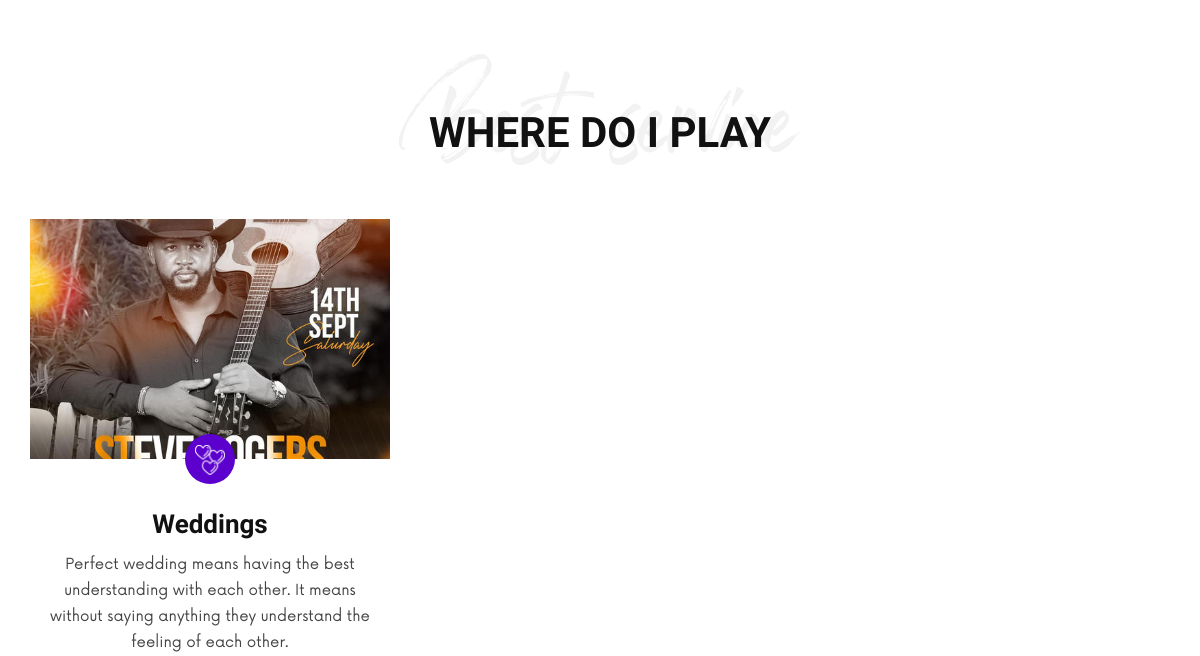
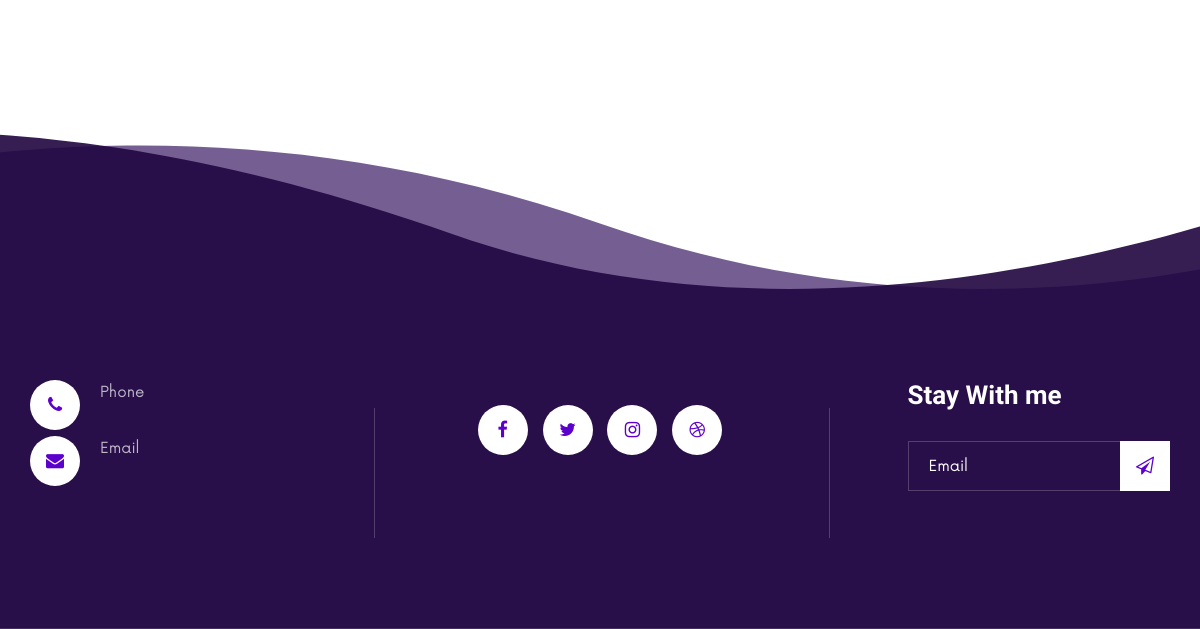
The app's page /about (lower part), older data (2 pictures, top to bottom).
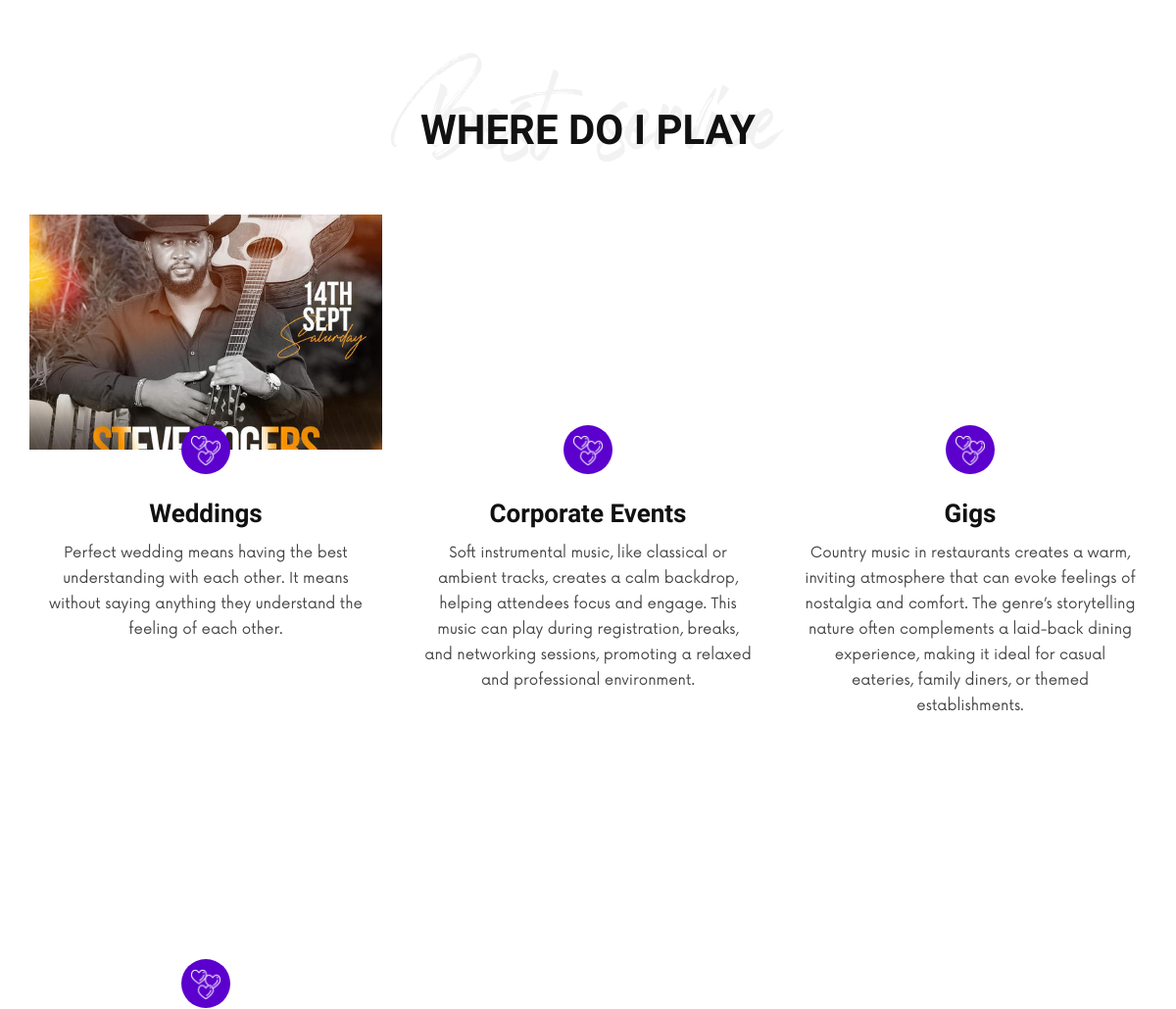
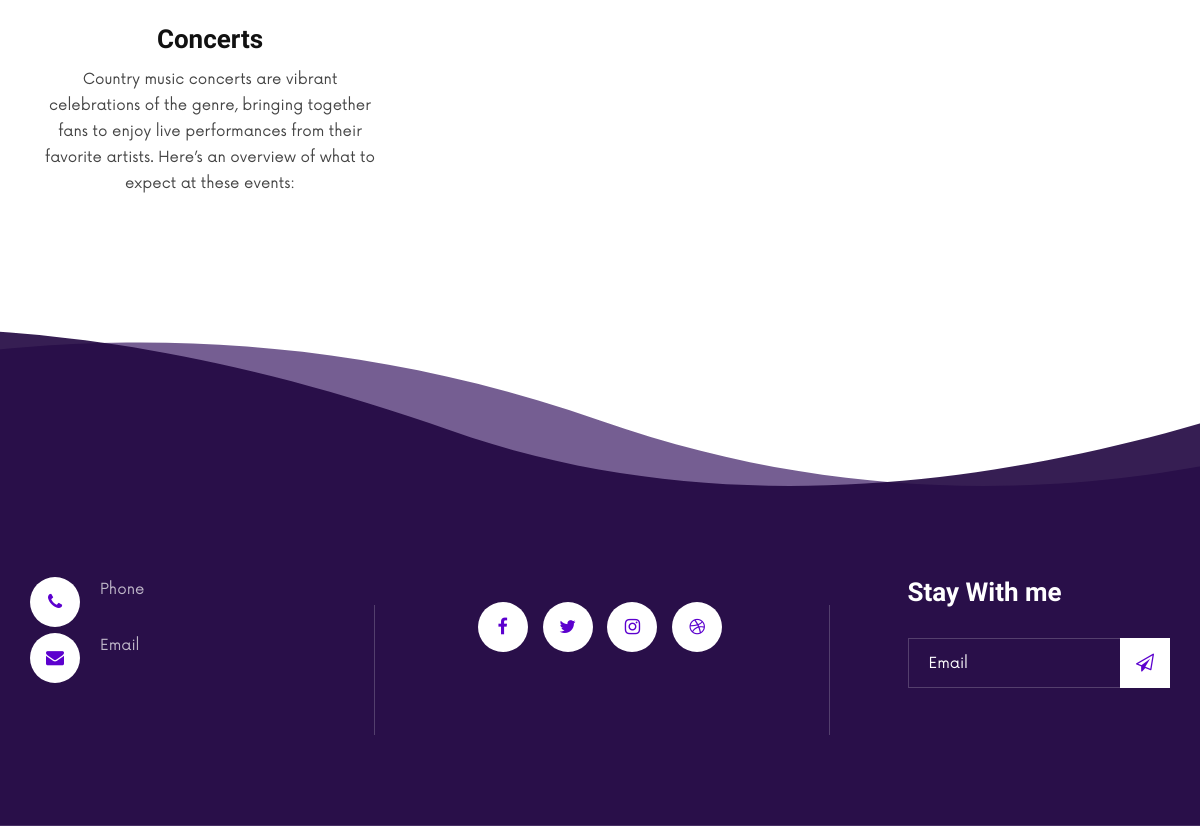
The same page, newer data (2 pictures, top to bottom).
### music_site/models.py (models this page shows)
class EventCategory(models.Model):
    name = models.CharField(max_length=200)
    description = models.TextField()
    image = models.ImageField(default="default.jpg",upload_to="events_category_images")

### music_site/views.py (the view)
# urls.py: path('about',views.about,name="site-about"),
def about(request):
    if len(About.objects.all())>0:
        abouts = About.objects.all()[0]
    else:
        abouts = About.objects.all()
    events_category = EventCategory.objects.all()
    contxt = {'about':abouts,"events_category":events_category}
    return render(request,'music_site/about.html',contxt)

### music_site/templates/music_site/about.html (shortened to what this page needs)
{% extends 'music_site/base.html' %}
{% load static %}
{% block home %}
<br>
<br>
<div class="about-pic">
    <div class="container-fluid">
        <div class="row">
            <div class="col-lg-6">
            </div>
            <div class="col-lg-6">
                <div class="row">
                    <div class="col-lg-4 col-md-4 col-sm-4 p-0">
                    </div>
                    <div class="col-lg-8 col-md-8 col-sm-8 p-0">
                    </div>
                </div>
            </div>
        </div>
    </div>
</div>
<section class="about-services spad">
    <div class="container">
        <div class="row">
            <div class="col-lg-12">
                <div class="section-title center-title">
                    <h2>WHERE DO I PLAY</h2>
                    <h1>Best service</h1>
                </div>
            </div>
        </div>
        <div class="row">
            {% for category in events_category %}
            <div class="col-lg-4 col-md-6 col-sm-6">
                <div class="about__services__item">
                    <div class="about__services__item__pic set-bg" data-setbg="{{category.image.url}}">
                        <div class="icon">
                            <img src="img/services/as-icon-1.png" alt="">
                        </div>
                    </div>
                    <div class="about__services__item__text">
                        <h4>{{category.name}}</h4>
                        <p>{{category.description}}</p>
                    </div>
                </div>
            </div>
            {% endfor %}
        </div>
    </div>
</section>
{% endblock home %}
{% block footer %}
<footer class="footer footer--normal spad set-bg" data-setbg="{% static 'img/footer-bg.png' %}">
    <div class="container">
        <div class="row">
            <div class="col-lg-3 col-md-6">
                <div class="footer__address">
                    <ul>
                        <li>
                            <i class="fa fa-phone"></i>
                            <p>Phone</p>
                        </li>
                        <li>
                            <i class="fa fa-envelope"></i>
                            <p>Email</p>
                        </li>
                    </ul>
                </div>
            </div>
            <div class="col-lg-4 offset-lg-1 col-md-6">
                <div class="footer__social">
                    <div class="footer__social__links">
                        <a href="#"><i class="fa fa-facebook"></i></a>
                        <a href="#"><i class="fa fa-twitter"></i></a>
                        <a href="#"><i class="fa fa-instagram"></i></a>
                        <a href="#"><i class="fa fa-dribbble"></i></a>
                    </div>
                </div>
            </div>
            <div class="col-lg-3 offset-lg-1 col-md-6">
                <div class="footer__newslatter">
                    <h4>Stay With me</h4>
                    <form action="#">
                        <input type="text" placeholder="Email">
                        <button type="submit"><i class="fa fa-send-o"></i></button>
                    </form>
                </div>
            </div>
        </div>
    </div>
</footer>
{% endblock footer %}

Row changes from the older to the newer data that the page shows:
added EventCategory: name "Corporate Events", description "Soft instrumental music, like classical or ambient tracks, creates a calm backdrop, helping attendees focus and engage. This music can play during registration, breaks, and networking sessions, promoting a relaxed and professional environment."
added EventCategory: name "Gigs", description "Country music in restaurants creates a warm, inviting atmosphere that can evoke feelings of nostalgia and comfort. The genre’s storytelling nature often complements a laid-back dining experience, making it ideal for casual eateries, family diners, or themed establishments."
added EventCategory: name "Concerts", description "Country music concerts are vibrant celebrations of the genre, bringing together fans to enjoy live performances from their favorite artists. Here’s an overview of what to expect at these events:"
